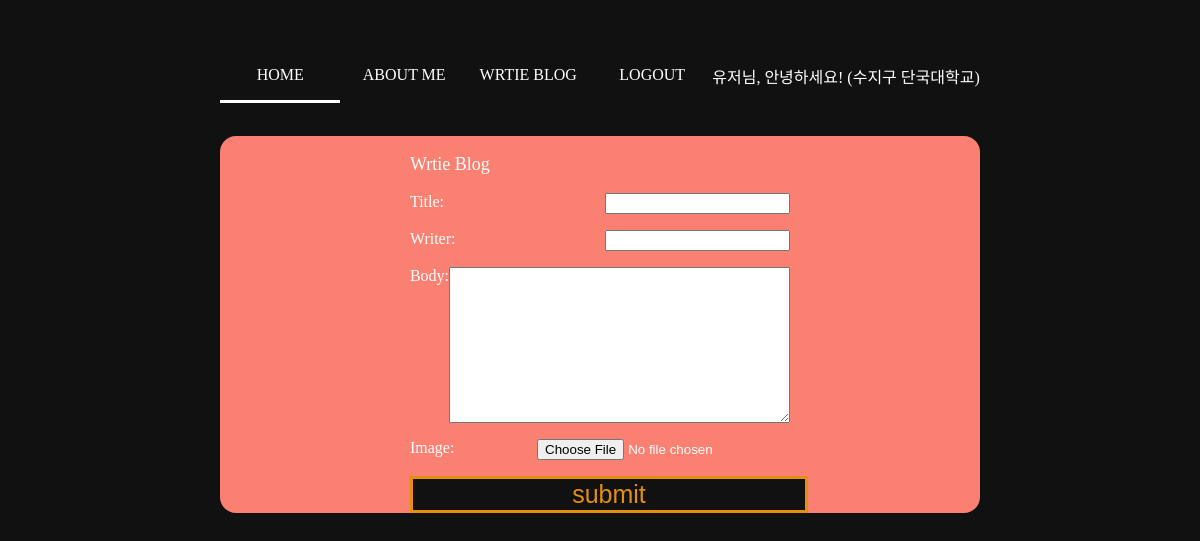
Screenshot of /home/new/ (signed in) with the database file from the repository.
### account/models.py (models this page shows)
class CustomUser(AbstractUser):
    nickname = models.CharField(max_length=100)
    university = models.CharField(max_length=50)
    location = models.CharField(max_length=200)

### blog/views.py (the view)
# urls.py: path('new/', new, name="new"),
def new(request): # new.html 보여줌
    form=BlogForm()
    return render(request, 'new.html', {'form':form})

### blog/forms.py
class BlogForm(forms.ModelForm):
    class Meta:
        model=Blog
        fields=['title', 'writer', 'body', 'image']

### blog/templates/new.html (shortened to what this page needs)
<!DOCTYPE html>
<html lang='en'>
<head>
</head>
<body>
    {% if user.is_authenticated %}
    <div class="nav">
        <div>
            <nav>
                {% if user.is_authenticated %}
                <a class="atag" href="{% url 'home' %}">HOME</a>
                <a class="atag" href="{% url 'about_me' %}">ABOUT ME</a>
                <a class="atag" href="{% url 'new' %}">WRTIE BLOG</a>
                <a class="atag" href="{% url 'logout' %}">LOGOUT</a>
                <div class="line"></div>
                {% endif %}
            </nav>
        </div>
        <div class="login_hello">
            <p class="hello_text1" style="font-family: Poppins;">{{user.nickname}}님, 안녕하세요!
                ({{user.location}} {{user.university}})</p>
        </div>
    </div>
    <div class="container">
        <div class="row">
            <form action="{%url 'create'%}" method="POST" enctype="multipart/form-data">
                <div>
                    <p class="title_ptag" style="font-size: large;">Wrtie Blog</p>
                </div>
                {{form.as_p}}
                <button class="button1" type="submit">submit</button>
            </form>
        </div>
    </div>
    {% endif %}
</body>
</html>

### blog/templates/new.html (style rules this page uses)
* { box-sizing: inherit; transition: all 0.6* ease; }
.container { max-width: 948px; margin: 2em auto; background-color: salmon; border-radius: 1em; display: flex; justify-content: center; }
html { min-height: 100%; width: 100%; font-family: Poppins; font-weight: 400; display: flex; justify-content: center; background: #111; }
.nav { color: white; display: flex; align-items: center; padding-top: 40px; }
.atag { color: #fff; text-align: center; width: 120px; padding: 1em 0; display: inline-block; font-weight: 400; transition: all .4s ease-in-out; text-decoration: none; font-family: Poppins; }
.line { width: 120px; height: 3px; background-color: #FFF; transition: all .4s ease-in-out; }
p { font-family: Poppins; color: white; display: flex; justify-content: space-between; text-align: center; }
.button1 { color: rgb(228, 143, 15); background: #111; font-size: 25px; border: 3px solid rgb(228, 143, 15); cursor: pointer; text-decoration: none; width: 100%; }
.row { display: flex; justify-content: flex-start; }

### rows the page displays
CustomUser: nickname "유저", location "수지구", university "단국대학교"
